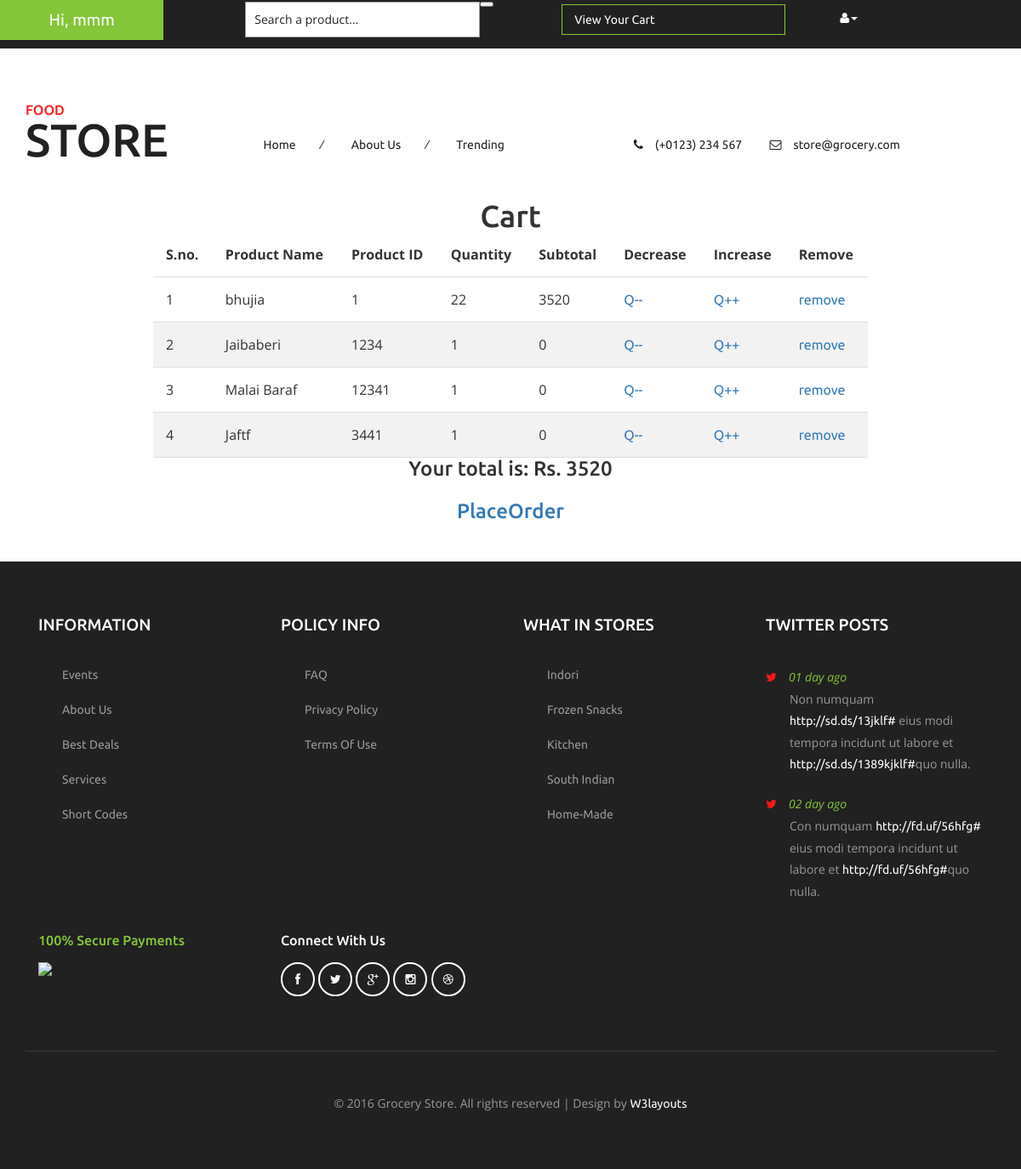
/t.php (signed in), run on the app's committed database.
### tables this page shows
CREATE TABLE `u7894` (
  `product_name` varchar(20) DEFAULT NULL,
  `product_id` varchar(20) DEFAULT NULL,
  `quantity` int(11) DEFAULT NULL
);

CREATE TABLE `products` (
  `product_id` int(11) NOT NULL,
  `product_name` varchar(20) DEFAULT NULL,
  `product_description` text NOT NULL,
  `unit_price` int(11) DEFAULT NULL,
  `unit_weight` int(11) DEFAULT NULL,
  `discount` int(11) DEFAULT NULL,
  `picture` varchar(200) DEFAULT NULL,
  `supplier_id` varchar(20) DEFAULT NULL,
  `category_id` varchar(20) DEFAULT NULL
);

### t.php (the view, shortened to what this page needs)
</head>
<body>
	<?php include 'head.php' ?>
<H1 align="center"> Cart </H1>
<div id="box1" >
		<table align="center">
			<thead>
				<tr>
					<th> S.no. </th>
					<th> Product Name </th>
					<th> Product ID </th>
					<th> Quantity</th>
					<th> Subtotal</th>
					<th> Decrease </th>
					<th> Increase </th>
					<th> Remove </th>
				</tr>
			</thead>
		<tbody>
<?php
	$db = mysqli_connect("localhost",'root','121');
	$query = "use carts";
	mysqli_query($db, $query);
	if(!isset($_SESSION['unique'])) header("location: login.php");
	else $cartname = $_SESSION['unique'];
	$query = "SELECT * from $cartname";
	$res = mysqli_query($db, $query);
	$cnt = 0;
	$query = "use fdx";
	$mainTotal = 0;
	mysqli_query($db, $query);
	if(mysqli_num_rows($res)==0){
		echo '<tr><td colspan="10">No Rows Returned</td></tr>';
	} else {
			while($row = mysqli_fetch_assoc($res)){
				$pid = $row['product_id'];
				$pq = $row['quantity'];
				$query = "SELECT * from products where products.product_id = $pid";
 				$arr = mysqli_fetch_array(mysqli_query($db, $query));
				$subt = $arr[3] * $pq;
				$nam = $cartname;
				$mainTotal += $subt;
				$cnt += 1;
				echo "<tr><td>{$cnt}</td><td>{$row['product_name']}</td>   <td>{$row['product_id']}</td>   <td>{$row['quantity']}</td>
						<td>{$subt}</td>
						<td><a href = redQuantity.php?productid=$pid&cartname=$nam&type=1>  Q--  </a></td>
						<td><a href = redQuantity.php?productid=$pid&cartname=$nam&type=2>  Q++  </a></td>
						<td><a href = delete.php?productid=$pid&cartname=$nam>  remove  </a></td></tr>
				";
			}
	}
?>
</tbody></table>
</div>
<?php
	echo "<h3 align = 'center'> Your total is: Rs. ".$mainTotal."</h3></br>";
	echo "<h3 align = 'center'><a href='OrderSummary.php?cartname=$cartname'>PlaceOrder</a></h3></br></br>";
?>
<?php include 'footer.php' ; ?>
</body>
</html>

### t.php (style rules this page uses)
table { width: 70%; border-collapse: collapse; }
table td { padding: 15px; border-bottom: 1px solid #ddd; }
table th { height: 50px; padding: 15px; border-bottom: 1px solid #ddd; }
tr:nth-child(even) { background-color: #f2f2f2 }

### data on the page
u7894: product_name "bhujia", product_id "1", quantity "22", quantity.unit_price "3520"
u7894: product_name "Jaibaberi", product_id "1234", quantity "1", quantity "0"
u7894: product_name "Malai Baraf", product_id "12341", quantity "1", quantity "0"
u7894: product_name "Jaftf", product_id "3441", quantity "1", quantity "0"

### other printed values
$_SESSION["name"] "mmm"
$mainTotal "3520"
